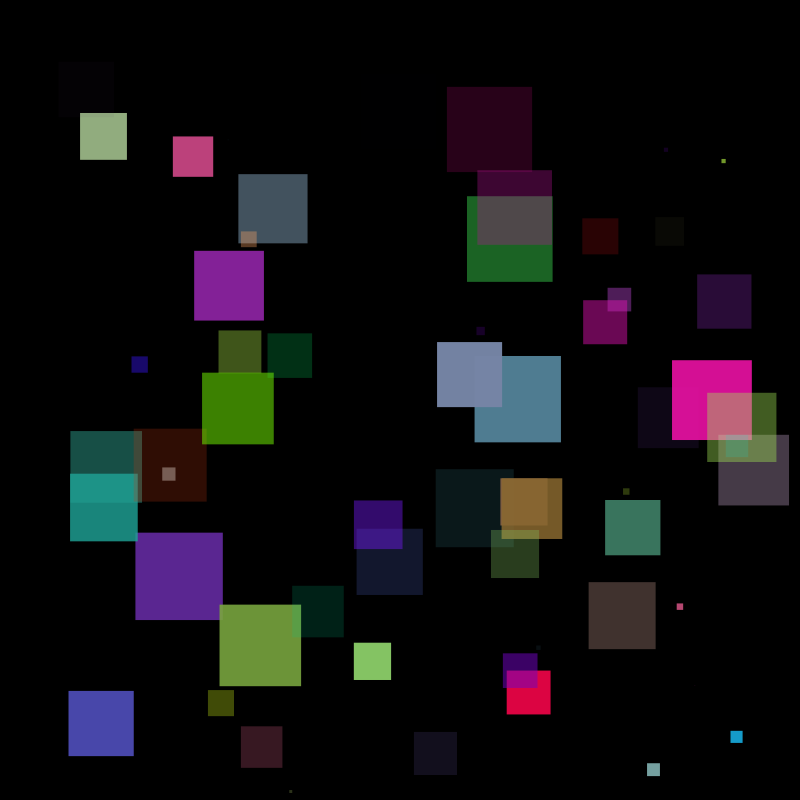
Frame 1 (no input)
Frame 60 (the mouse pressed at the canvas centre just before this capture): identical to frame 1, image omitted
Frame 120 (the mouse held since frame 60 and released just before this capture): identical to frame 1, image omitted

The Processing sketch that drew this single still picture (run headless with seeded random() and noise(); from frame 60 on, the mouse is pressed at the canvas centre):

// Processing sketch: exercicio15
// ── exercicio15.pde
Quadrado [] quad;
int n = 60; // n = número de vezes que quero que o retângulo seja desenhado

void setup () {
  size (800, 800);
  quad = new Quadrado [n];
  for (int i=0; i<n; i++) {
    quad[i] = new Quadrado (random(100, width), random (100, height), random (10-100), color (random(0, 255), random(0, 255), random(0, 255), random (0, 255)));
  }
}


void draw () {
background(0);
  for (int i=0; i<quad.length; i++) {
    quad[i].desenha();
  }
}

// ── Quadrado.pde

class Quadrado {
  float posX, posY, tamanho;
  color cor1;

  Quadrado (float x, float y, float t, color c) {
    posX = x;
    posY = y;
    tamanho = t;
    cor1 = c;
  }

  void desenha () {
    noStroke ();
    fill (cor1);
    rect (posX, posY, tamanho, tamanho);
  }
}
